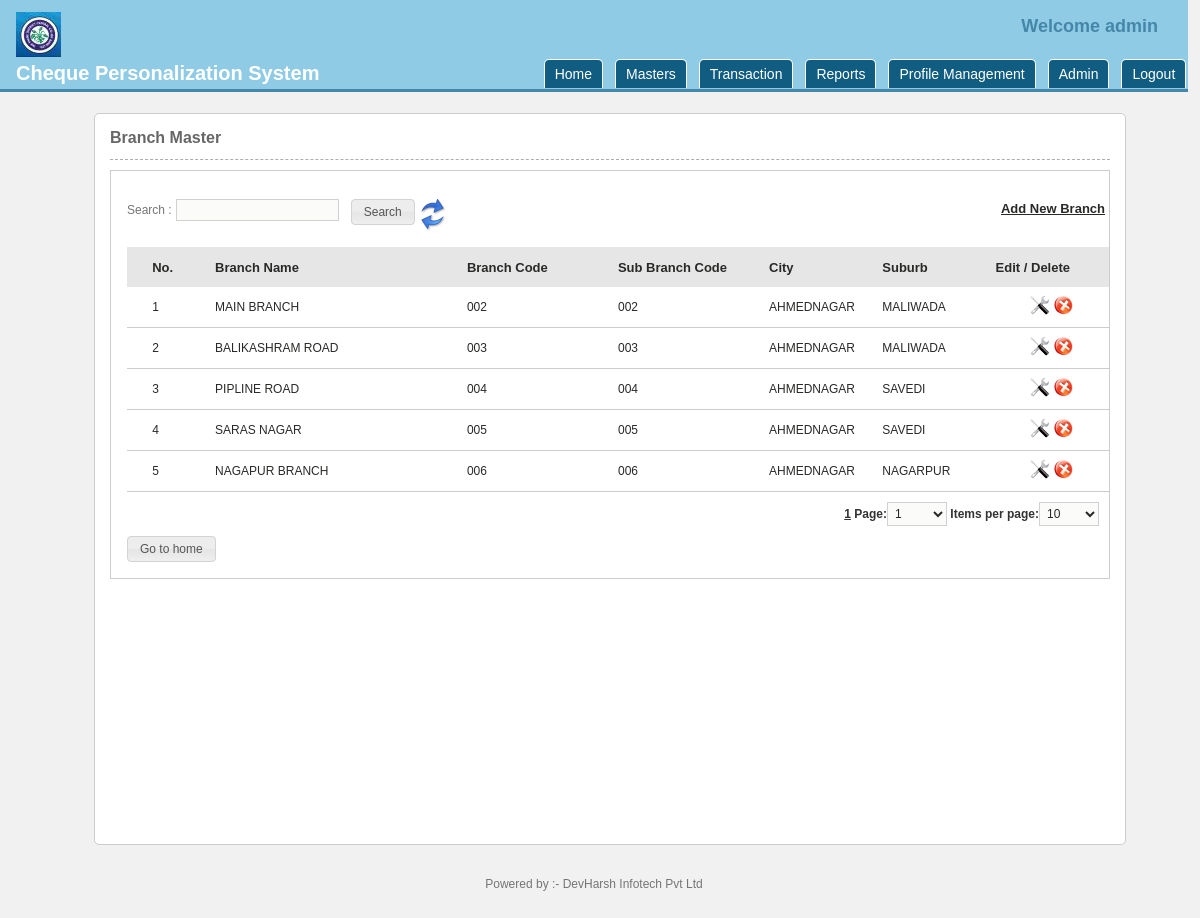
The page /manage_branches.php (signed in) on the database its author committed.
### tables this page shows
CREATE TABLE IF NOT EXISTS `tb_cps_settings` (
  `inputfolderpath` varchar(100) NOT NULL,
  `archivefolderpath` varchar(50) NOT NULL,
  `inputfileformat` varchar(20) NOT NULL,
  `inputfiledelimiter` varchar(15) NOT NULL,
  `outputfolderpath` varchar(100) NOT NULL,
  `outputfileformat` varchar(20) NOT NULL,
  `outputfiledelimiter` varchar(15) NOT NULL,
  `typeofprinter` varchar(20) NOT NULL,
  `printermodel` int(11) NOT NULL,
  `chk_taken_from` int(1) NOT NULL,
  `chk_no_from` int(6) UNSIGNED ZEROFILL NOT NULL,
  `chk_no_to` int(6) UNSIGNED ZEROFILL NOT NULL,
  `nooffailedpasswordattempt` int(11) NOT NULL,
  `password_expiry` int(11) NOT NULL,
  `homescreen_text` varchar(100) NOT NULL,
  `poweredby` varchar(100) NOT NULL,
  `banklogo` varchar(100) NOT NULL,
  `desktop_image` varchar(100) NOT NULL,
  `chq_Image` text NOT NULL,
  `country` varchar(5) NOT NULL,
  `help_employeeid` varchar(20) NOT NULL,
  `help_helplineno1` varchar(30) NOT NULL,
  `help_emailid` varchar(100) NOT NULL,
  `autolockminutes` int(11) NOT NULL,
  `help_contactperson` varchar(200) NOT NULL,
  `help_helplineno2` varchar(20) NOT NULL,
  `license_type` varchar(10) NOT NULL,
  `license_install_date` date NOT NULL,
  `license_period` int(2) NOT NULL,
  `license_end_date` date NOT NULL,
  `license_no_of_users` int(5) NOT NULL,
  `license_cheque_leaves` int(250) NOT NULL,
  `license_users_leaves` int(1) NOT NULL,
  `license_users_leaves_value` int(20) NOT NULL
);

CREATE TABLE IF NOT EXISTS `tb_branchdetails` (
  `branch_id` int(200) NOT NULL AUTO_INCREMENT,
  `branch_code` varchar(10) NOT NULL,
  `branch_name` varchar(100) NOT NULL,
  `branch_micr` varchar(20) NOT NULL,
  `branch_atparmicrcode` varchar(20) NOT NULL,
  `branch_address1` varchar(85) NOT NULL,
  `branch_address2` varchar(65) NOT NULL,
  `branch_address3` varchar(85) NOT NULL,
  `branch_country_id` int(3) NOT NULL DEFAULT '0',
  `branch_state_id` int(11) NOT NULL,
  `branch_city_id` int(11) NOT NULL,
  `branch_suburb_id` int(4) NOT NULL,
  `branch_pin` int(15) NOT NULL,
  `branch_telephone1` varchar(12) NOT NULL,
  `branch_telephone2` varchar(12) NOT NULL,
  `branch_contactperson1` varchar(50) NOT NULL,
  `branch_contactperson2` varchar(50) NOT NULL,
  `branch_contactpersonmobile1` varchar(50) NOT NULL,
  `branch_contactpersonmobile2` varchar(50) NOT NULL,
  `branch_email1` varchar(30) NOT NULL,
  `branch_email2` varchar(30) NOT NULL,
  `branch_holiday` varchar(20) DEFAULT NULL,
  `branch_neftifsccode` varchar(20) NOT NULL,
  `branch_printers` text,
  `branch_working_hours` float DEFAULT NULL,
  `branch_clearingthrough` tinyint(1) NOT NULL DEFAULT '0',
  `branch_clearingcenter` tinyint(1) NOT NULL DEFAULT '0',
  `clr_bank_code` varchar(15) NOT NULL,
  `clr_bank_city` int(5) NOT NULL,
  `branch_City_Code` int(3) UNSIGNED ZEROFILL NOT NULL,
  `branch_Services` varchar(100) NOT NULL,
  `branch_reg_busi_hrs` varchar(100) NOT NULL,
  `branch_half_busi_hrs` varchar(100) NOT NULL,
  `branch_sunday_working` varchar(100) NOT NULL,
  `branch_tollfree_no` varchar(20) NOT NULL,
  `branch_sub_code` varchar(10) DEFAULT NULL,
  PRIMARY KEY (`branch_id`)
);

CREATE TABLE IF NOT EXISTS `tb_citymaster` (
  `city_id` int(3) UNSIGNED ZEROFILL NOT NULL AUTO_INCREMENT,
  `city_code` varchar(7) NOT NULL,
  `city_place` varchar(30) NOT NULL,
  `city_name_al` varchar(4) NOT NULL,
  `country_id` int(200) NOT NULL,
  `state_id` int(200) NOT NULL,
  `is_delete` int(2) NOT NULL,
  PRIMARY KEY (`city_id`)
);

CREATE TABLE IF NOT EXISTS `tb_suburbmaster` (
  `suburb_id` int(240) NOT NULL AUTO_INCREMENT,
  `suburb_name` varchar(50) NOT NULL,
  `suburb_postal_code` varchar(10) NOT NULL,
  `suburb_code` varchar(7) NOT NULL,
  `suburb_name_al` varchar(4) NOT NULL,
  `country_id` int(240) NOT NULL,
  `state_id` int(240) NOT NULL,
  `city_id` int(240) NOT NULL,
  `is_delete` int(2) NOT NULL,
  PRIMARY KEY (`suburb_id`)
);

### global.php (called while the page is built, shortened)
<?php session_start();
	if (!isset($nodb)) {
		require_once(ROOT_CLASSES.'mysql.class.php');
	}
	require_once('functions.php');
	$host = 'localhost';
	$user = 'root';
	$pass = '';
	$name = 'db_pnsb';
	if (!isset($nodb)) {
		$db = new db($user,$pass,$name,$host);
	}
?>

### classes/mysql.class.php (called while the page is built, shortened)
<?php
	class db {
		function __construct($dbuser, $dbpassword, $dbname, $dbhost) {
			$this->dbh = @mysqli_connect($dbhost,$dbuser,$dbpassword);
		}
		function query($query, $output = OBJECT, $insID = true)  {
			$this->last_result = null;
			$this->result = mysqli_query($this->dbh,$query);
			if ( mysqli_error($this->dbh) ) {
				$this->print_error();
			}
			else {
				if ( $this->result ) {
					$i=0;
					$this->get_colCount = @mysqli_num_fields($this->result);
					$i=0;
					while ( $row = @mysqli_fetch_object($this->result) ) {
						$this->last_result[$i] = $row;
						$i++;
					}
					if ($insID) {
						return mysqli_insert_id($this->dbh);
					}
				}
			}
		}
		function get_row($query=null,$y=0,$output=OBJECT)
		{
			if ( $query ) {
				$this->query($query);
			}
			if ( $output == OBJECT ) {
				return isset($this->last_result[$y])?$this->last_result[$y]:null;
			}
			elseif ( $output == ARRAY_A ) {
				return $this->last_result[$y]?stripslashes(get_object_vars($this->last_result[$y])):null;
			}
			elseif ( $output == ARRAY_N ) {
				return $this->last_result[$y]?stripslashes(array_values(get_object_vars($this->last_result[$y]))):null;
			}
			else {
				$this->print_error(" \$db->get_row(string query,int offset,output type) -- Output type must be one of: OBJECT, ARRAY_A, ARRAY_N ");
			}
		}
		function get_results($query=null, $output = OBJECT) {
			if ( $query ) {
				$this->query($query);
			}
			if ( $output == OBJECT ) {
				return $this->last_result;
			}
		}
	}
?>

### functions.php (called while the page is built, shortened)
<?php require_once('global.php');
function authentication_groups_pemissions($pagename,$type="",$permissionread="",$permissionwrite="",$permissionedit="")
{
	return true;
}
?>

### manage_branches.php (the view, shortened to what this page needs)
<?php
require_once('global.php');
require_once ('classes/paginator.class.php');
$page_name = "city_master";
	if (isset($_REQUEST['searchterm']) && !empty($_REQUEST['searchterm'])) {
		$sql = "SELECT b.branch_id, branch_code, b.branch_name, b.branch_neftifsccode, b.branch_micr, b.branch_sub_code, c.city_place, s.suburb_name
				FROM tb_branchdetails b
				INNER JOIN tb_citymaster c ON b.branch_city_id = c.city_id
				INNER JOIN tb_suburbmaster s ON b.branch_suburb_id = s.suburb_id
				WHERE b.branch_code LIKE '%" . GetSQLValueString($_REQUEST['searchterm'], "text") . "%'
				OR b.branch_name LIKE '%" . GetSQLValueString($_REQUEST['searchterm'], "text") . "%'
				ORDER BY branch_code ASC";
	} else {
		$sql = "SELECT b.branch_id, branch_code, b.branch_name, b.branch_neftifsccode, b.branch_micr, b.branch_sub_code, c.city_place, s.suburb_name
				FROM tb_branchdetails b
				INNER JOIN tb_citymaster c ON b.branch_city_id = c.city_id
				INNER JOIN tb_suburbmaster s ON b.branch_suburb_id = s.suburb_id
				ORDER BY b.branch_code ASC";
	}
$res_sql = $db->get_results($sql);
$pages = new Paginator;
$pages->items_total = count($res_sql);
$pages->mid_range = 7;
$pages->limit = 10;
$pages->default_ipp = 10;
$pages->paginate();
$sql_with_paging = $sql ." $pages->limit ";
$i = ($pages->current_page  - 1)  * $pages->items_per_page ;
?>
<!DOCTYPE html PUBLIC "-//W3C//DTD XHTML 1.0 Strict//EN" "http://www.w3.org/TR/xhtml1/DTD/xhtml1-strict.dtd">
<html xmlns="http://www.w3.org/1999/xhtml">
<head>
<link rel="stylesheet" href="css/stylecss.css" type="text/css" />
<?php include('includes.php'); ?>
</head>
<body>
<?php require_once('header.php');	?>
                <div id="formdiv">
					<div id="formheading">Branch Master</div>
					<div id="formfields">
							<table width="100%" border="0" cellspacing="0" cellpadding="0" style="border:1px solid; border-color:#cccccc;">
								<tr>
									<td align="left" valign="top" style="padding-left:16px; padding-top:16px; padding-bottom:16px">
										<table width="100%" border="0" cellspacing="0" cellpadding="0">
											<tr>
												<td width="100%" height="60px" align="left" valign="middle">
													<form id="frmsearch" name="frmsearch" action="<?php echo $_SERVER['PHP_SELF']; ?>" method="get">
														<div class="searchdiv">
															<div style="float:left"><label>Search :</label>
																<input id="searchterm" name="searchterm" class="formelement" type="text" />
															</div>
															<div style="float:left">
																&nbsp;&nbsp;&nbsp;<input type="submit" name="search" id="search" value="Search" />
															</div>
															<div style="float:left">
																<a href="manage_branches.php"><img src="images/refresh.png" alt="Refresh"></a>
															</div>
															<div style="float:right">
																<?php if(authentication_groups_pemissions($page_name,"","Y","Y","")):?>
																<a href="add_branch.php" class="formtitlehead" style="text-decoration:underline">Add New Branch</a>&nbsp;
																<?php endif;?>
															</div>
														</div>
													</form>
												</td>
											</tr>
											<tr>
												<td  width="100%" align="left">
													<table width="100%" border="0" cellspacing="0" cellpadding="0" id="categorytable">
														<thead>
															<tr class="formtitlehead" style="background-color:#E6E6E6">
																<th width="2%">&nbsp;</th>
																<th width="5%" style="height:40px" align="left">No.</th>
																<th width="20%" align="left">Branch Name</th>
																<th width="12%" align="left">Branch Code</th>
																<th width="12%" align="left">Sub Branch Code</th>
																<th width="9%" align="left">City</th>
																<th width="9%" align="left">Suburb</th>
																<th width="9%" align="left">Edit / Delete</th>
															</tr>
														</thead>
														<tbody>
															  <?php if($res_cat = $db->get_results($sql_with_paging)) {
																		foreach($res_cat as $row) {
															  ?>
																<tr class="alternate" id="row_<?php echo $row->branch_id; ?>" style="border-bottom:1px solid #ccc">
																    <td style="border-bottom:1px solid #ccc; height:40px" align="left" valign="middle"></td>
																    <td style="border-bottom:1px solid #ccc" align="left" valign="middle" class="formtitle"><?php echo ++$i; ?></td>
																	<td style="border-bottom:1px solid #ccc" align="left" valign="middle" class="formtitle"><?php echo stripslashes($row->branch_name); ?></td>
																    <td style="border-bottom:1px solid #ccc" align="left" valign="middle" class="formtitle"><?php echo stripslashes($row->branch_code); ?></td>
																	<td style="border-bottom:1px solid #ccc" align="left" valign="middle" class="formtitle"><?php echo stripslashes($row->branch_sub_code); ?></td>
																	<td style="border-bottom:1px solid #ccc" align="left" valign="middle" class="formtitle"><?php echo stripslashes($row->city_place); ?></td>
																    <td style="border-bottom:1px solid #ccc" align="left" valign="middle" class="formtitle"><?php echo stripslashes($row->suburb_name); ?></td>
																	<td style="border-bottom:1px solid #ccc" align="center" valign="middle">
																		<?php if(authentication_groups_pemissions($page_name,"","Y","","Y")):?>
																			<a href="<?php echo ADMIN_ROOT; ?>edit_branch.php?do=edit&brid=<?php echo $row->branch_id; ?>"><img src="<?php echo ADMIN_IMAGES; ?>icon_edit.png" title="Edit" border="0" /></a>
																			<img id="<?php echo $row->branch_id; ?>" src="<?php echo ADMIN_IMAGES; ?>icon_delete.png" width="20" height="19" border="0" class="remove pointer" title="Remove" />
																		<?php endif;?>
																	</td>
																</tr>
																<?php } } else {?>
																	<tr>
																	  <td colspan="5" class="formtitle">Branch not added.</td>
																	</tr>
																<?php } ?>
														</tbody></table>
												</td>
											</tr>
											<tr>
												<td width="100%" colspan="10">
													<div id="divpaging">
														<div id="pager1" class="paging">
														  <?php
																	echo $pages->display_pages();
																	echo $pages->display_jump_menu();
																	echo $pages->display_items_per_page();
														  ?>
														</div>
													</div>
												</td>
											</tr>
											<tr>
												<td width="100%" colspan="10">
												<input type="button" name="submit3" id="submit3" value="Go to home" class="submitbutton" onClick="window.location.href='home.php'" />
												</td>
											</tr>
										</table>
									</td>
								</tr>
							</table>
					</div>
                </div>
            </div>
        </div>
    </div>
	<?php require_once('footer.php');	?>
</body>
</html>

### header.php (shortened to what this page needs)
<div id="topdivlogo">
<div id="titlediv">
<?php
$sql = "select banklogo,chk_no_from,chk_no_to,chk_taken_from from tb_cps_settings";
$row_setting = $db->get_row($sql);
if(!empty($row_setting->banklogo)): ?>
<img src = "images/<?php echo $row_setting->banklogo; ?>" rel="" />	<br/>
<?php endif;?>
Cheque Personalization System</div>
<div class="welcomeuser" style="float:right; margin-right:30px; margin-top:16px;">Welcome <?php echo $_SESSION['admin_username']; ?></div>
<div class="topright-menu">
	<div id="moonmenu" class="sub" >
		<ul>
			<li id="home"><a href="home.php" >Home</a></li>
			<?php if($_SESSION['user_type']==0 || $_SESSION['user_type']==2) :?>
<?php
if ($_SESSION['admin_id'] != 22 && $_SESSION['admin_id'] != 23)
	echo '<li><a href="#" rel="dropmenu1_e">Masters</a></li>';
?>
			<li><a href="#" rel="dropmenu2_e">Transaction</a></li>
			<li><a href="#" rel="dropmenu3_e">Reports</a></li>
<?php
if ($_SESSION['admin_id'] != 22 && $_SESSION['admin_id'] != 23)
	echo '<li><a href="#" rel="dropmenu4_e">Profile Management</a></li>';
?>
			<li><a href="changesettings.php" rel="dropmenu6_e" <?php echo authentication_groups_pemissions("Admin","menu","Y");?> >Admin</a></li>
			<?php elseif($_SESSION['user_type']==1) :?>
			<li><a href="processreprintrequest.php">Reprint Requests</a></li>
			<li><a href="processsingleleaf.php">Reprint Single Leaf</a></li>
			<?php endif;?>
			<li><a href="logout.php">Logout</a></li>
		</ul>
	</div>
</div>
</div>
	<div id="innerpage-maindiv">
    	<div class="clear">&nbsp;</div>
    	<div class="middle-maindiv">
        	<div class="middlesubdiv">

### rows shown on the page
tb_cps_settings: banklogo (picture)
tb_branchdetails: branch_name "MAIN BRANCH", branch_code "002", branch_sub_code "002", tb_citymaster.city_place "AHMEDNAGAR", tb_suburbmaster.suburb_name "MALIWADA"
tb_branchdetails: branch_name "BALIKASHRAM ROAD", branch_code "003", branch_sub_code "003", tb_citymaster.city_place "AHMEDNAGAR", tb_suburbmaster.suburb_name "MALIWADA"
tb_branchdetails: branch_name "PIPLINE ROAD", branch_code "004", branch_sub_code "004", tb_citymaster.city_place "AHMEDNAGAR", tb_suburbmaster.suburb_name "SAVEDI"
tb_branchdetails: branch_name "SARAS NAGAR", branch_code "005", branch_sub_code "005", tb_citymaster.city_place "AHMEDNAGAR", tb_suburbmaster.suburb_name "SAVEDI"
tb_branchdetails: branch_name "NAGAPUR BRANCH", branch_code "006", branch_sub_code "006", tb_citymaster.city_place "AHMEDNAGAR", tb_suburbmaster.suburb_name "NAGARPUR"

### other values the page prints
$_SESSION['admin_username'] "admin"
$poweredby "DevHarsh Infotech Pvt Ltd"
form field value "1"
form field value "10"
